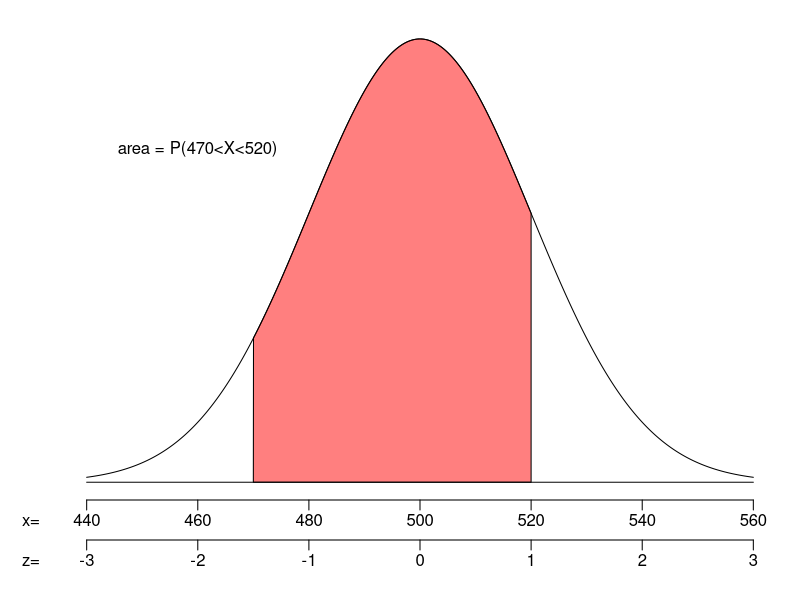

Write R code to recreate this figure.
pdf("sketch8.pdf", width=6, height=2.5)
par(mar=c(5,3,1,1))

mu = 500
s = 20

a = 470
b = 520

zlo = (a-mu)/s
zhi = (b-mu)/s

xs = seq(-3,3,length=1000)
ys = dnorm(xs)

plot(xs, ys, 'l',xlim = c(-3,3), ylim = c(0,0.4),
     ann=FALSE,xaxt="n",yaxt="n",
     lwd=1,bty='n')

axis(side=1, line=0, at=-3:3, labels = FALSE)
mtext(mu+(-3:3)*s,side=1,line=0.5,at=-3:3)
mtext(c("x="),line=0.5,side=1,at=-3.5)

axis(side=1, line=2,at=-3:3, labels = FALSE)
mtext(-3:3,side=1,line=2.5,at=-3:3)
mtext(c("z="),line=2.5,side=1,at=-3.5)

polygon(c(xs[xs>=zlo & xs<=zhi], zhi, zlo),c(ys[xs>=zlo & xs<=zhi], 0, 0), col=rgb(1,0,0,0.5))
lines(c(-3,3),c(0,0),'l',lwd=1)

text(-2,0.3,label="area = P(470<X<520)")

dev.off()


#xs = seq(46,86,length=1000)

#ys = dnorm(xs,)

#plot(xs, ys, 'l',xlim = c(-3,3), ylim = c(0,0.4),
#     ann=FALSE,xaxt="n",yaxt="n",
#     lwd=1,bty='n')
##mtext("z",side=1,at=-0.5)
##mtext(c("-3","-2","-1","0","1","2","3"),side=1,at=-3:3)
##mtext(c("zstar"),side=1,line =-0.3,at=1.64)
#mtext(c("z="),side=1,at=-3.5)
#mtext(c("x="),line=1.3,side=1,at=-3.5)
#mtext(c("-zstar","0","zstar"),side=1,at=c(-1.75,0,1.75))
#mtext(c("15.53-ME","15.53","15.53+ME"),line=1.3,side=1,at=c(-1.75,0,1.75))
##mtext(round(255+(-3:3)*1.75,2),line=1.3,side=1,at=-3:3)
##mtext(c("-3","0","3"),side=1,at=c(-3,0,3))
#polygon(c(xs[xs>=-1.75 & xs<=1.75], 1.75, -1.75),c(ys[xs>=-1.75 & xs<=1.75], 0, 0), col="red")
##polygon(c(xs[xs>=2.5], 3, 2.5),c(ys[xs>=2.5], 0, 0), col="red")

#lines(xs, ys, 'l', lwd=1)
#lines(c(-3,3),c(0,0),'l',lwd=1)

##arrows(-2,0.25,0,0.06,lwd=2,code=2)
#text(0,0.2,label="area = 0.92")
